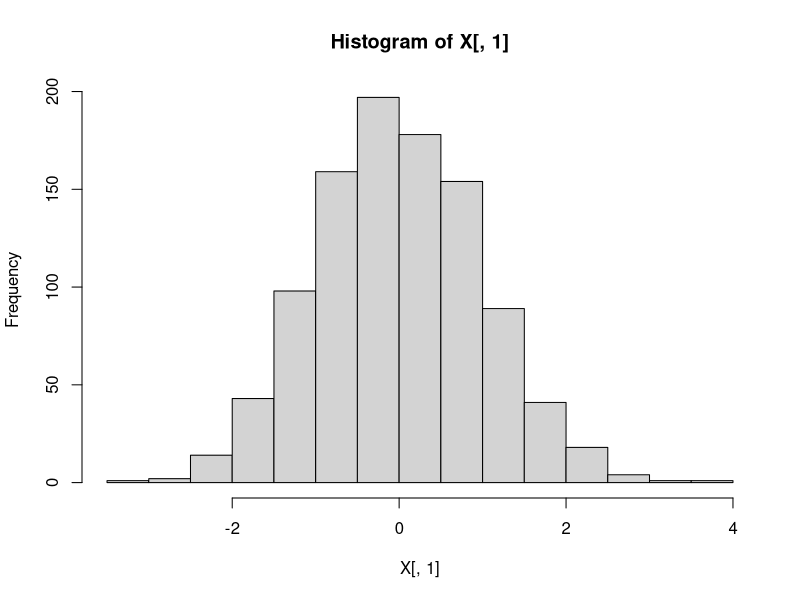
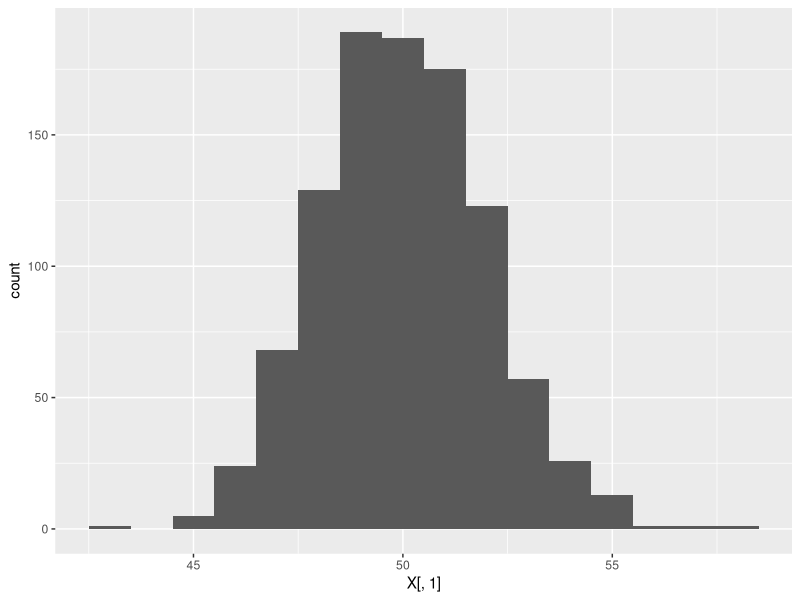
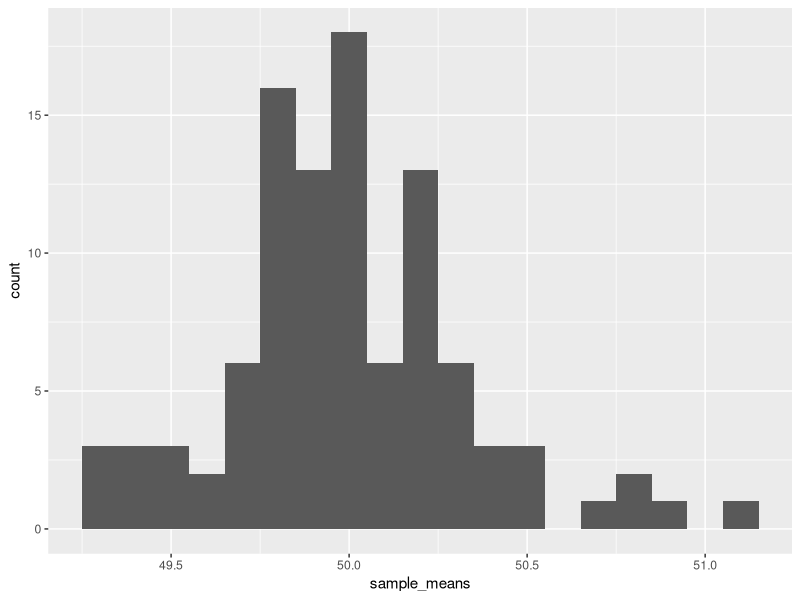
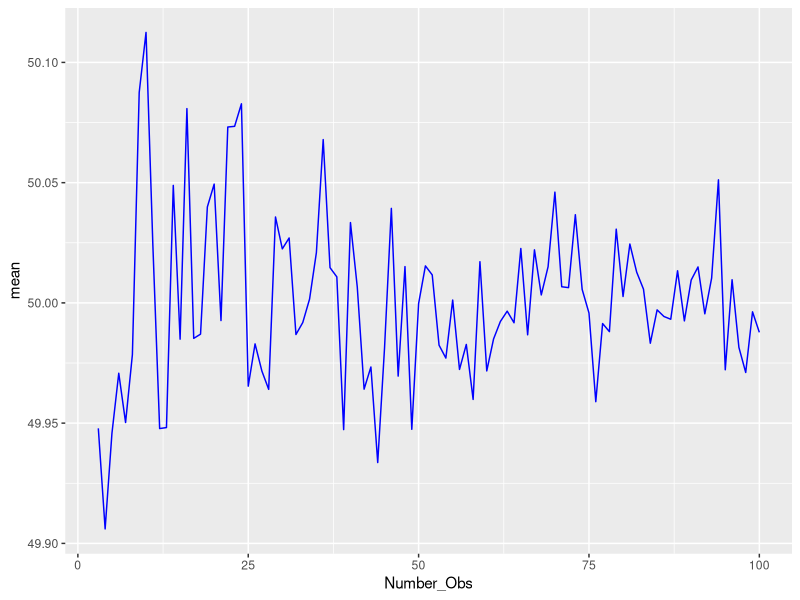
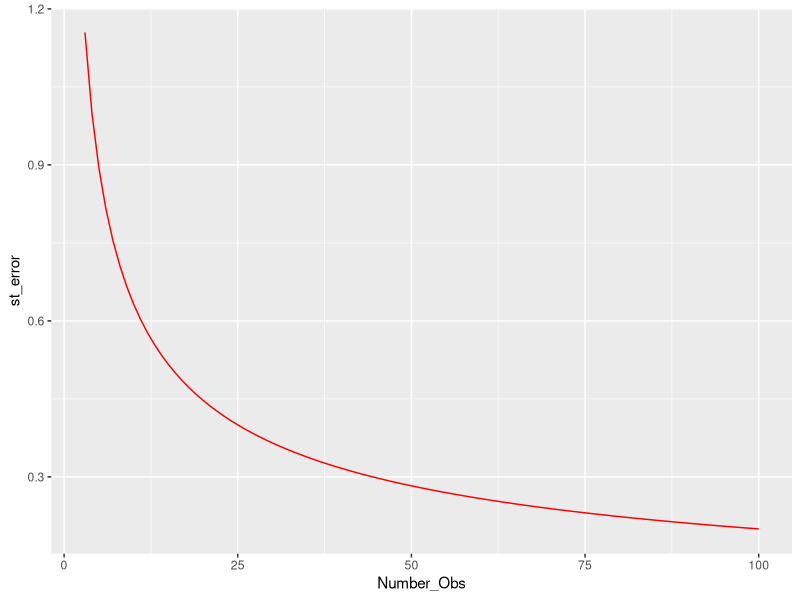

The R source for these figures, in order: (Note: a time limit stopped this script after it produced the figures.)
## ---- chunk 1
knitr::opts_chunk$set(echo = TRUE)
## ---- chunk 2

library(dplyr)
library(plyr)
library(tidyr)
library(ggplot2)
library(reshape2)


#setwd("C:/Users/jlariv/OneDrive/Econ 404/")
#mydata <- read.csv("oj.csv")
#colnames(mydata)[1-17]
X <- NULL
# Create a variable n which is the number of observations we'll look at.  
n = 1000

#The variable p will be the width of that variable.  
p = 2

#rnorm generates a random draw from a standard normal distribution.
X = matrix(rnorm(n*p), n, p)

# This lets us look at the data
head(X)
# Histogram of the first column.  We can see that it looks like a bell curve
hist(X[,1])

#NOTE: if you wanted to draw from something with a non-zero mean and more interesting variance that's: rnorm(n*p)*st_dev + mu
st_dev <- 2
mu <- 50

X[,1] <- X[,1]*st_dev + mu
X <-data.frame(X)
ggplot(X,aes(X[,1])) + geom_histogram(binwidth=1)
# Base R version: hist(X[,1])

# So Jacob made this data up.  We know that the mean is 50.  There is a really nice function in R called "sample" which lets us take a random sub sample of our data say I'd like to take a sample of 25 observations 
obs = 25
total_samps = 100
#sample_means = matrix(0, total_samps, 1)
sample_means = rep(0,total_samps)

for (i in 1:total_samps) {
subsample <- c(sample(X[,1], obs))
sample_means[i] = mean(subsample)
}

sample_means <-data.frame(sample_means)
ggplot(sample_means,aes(sample_means)) + geom_histogram(binwidth=.1)
st_err <- st_dev/(obs^.5)

#hist(sample_means)
summary(sample_means)

#Create a vector which increments up from an initial value to 100 by one
obs_0 = 3
obs_max = 100
obs_vec <- seq(obs_0, obs_max, 1)
obs_count <- length(obs_vec)

#Create dataframe to store our observations
sim_power = matrix(0, obs_count, 3)
sim_power[,1]<-obs_vec
sim_power <- data.frame(sim_power)
colnames(sim_power) <- c("Number_Obs","mean","st_error")
#Reset sample_means
sample_means <- NULL
sample_means = rep(0,total_samps)

for (j in 1:obs_count) {
  for (i in 1:total_samps) {
  subsample <- c(sample(X[,1], sim_power[j,1]))
  sample_means[i] = mean(subsample)
  }
  sim_power[j,2] <- mean(sample_means)
  sim_power[j,3] <- st_dev/(sim_power[j,1]^.5)
}


ggplot(sim_power, aes(Number_Obs)) + geom_line(aes(y=mean),colour = "blue") 
ggplot(sim_power, aes(Number_Obs)) + geom_line(aes(y=st_error),colour = "red")


# Question: Take a normal distribution with mu = 10 and variance of 9 (e.g., standard deviation of 3).  Simulate a population of 10,000.  What is the sample size needed to make the standard error of the sample mean sufficiently small so that no more than 5% of the sample means are less 9?

n = 10000
p = 1
ans = rep(0, 500)

for (iter in 1:500) {
  X = matrix(rnorm(n*p), n, p)  
  
  st_dev <- 3
  mu <- 10
  
  X[,1] <- X[,1]*st_dev + mu
  X <-data.frame(X)
  ggplot(X,aes(X)) + geom_histogram(binwidth=1)  
  
  obs_0 = 3
  obs_max = 100
  obs_vec <- seq(obs_0, obs_max, 1)
  obs_count <- length(obs_vec)
  
  #Create dataframe to store our observations
  sim_power <- NULL
  sim_power = matrix(0, obs_count, 2)
  sim_power[,1]<-obs_vec
  sim_power <- data.frame(sim_power)
  colnames(sim_power) <- c("sample_size","fifth_percentile")
  #Reset sample_means
  sample_means <- NULL
  sample_means = rep(0,total_samps)
  
  for (j in 1:obs_count) {
    for (i in 1:total_samps) {
    subsample <- c(sample(X[,1], sim_power[j,1]))
    sample_means[i] = mean(subsample)
    }
    sim_power[j,2] <- quantile(sample_means, 0.05)
  }
  
  temp <- sim_power %>%
    filter(fifth_percentile>=9) %>%
    filter(fifth_percentile==min(fifth_percentile)) 
  
  ans[iter] <- temp[1,1]
}

ans <-data.frame(ans)

ans %>%
  summarise(mean=mean(ans))
